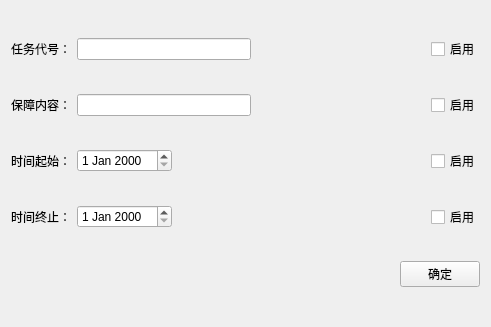
<?xml version="1.0" encoding="UTF-8"?>
<ui version="4.0">
 <class>AdvanceSearch</class>
 <widget class="QWidget" name="AdvanceSearch">
  <property name="geometry">
   <rect>
    <x>0</x>
    <y>0</y>
    <width>491</width>
    <height>327</height>
   </rect>
  </property>
  <property name="windowTitle">
   <string>Form</string>
  </property>
  <layout class="QVBoxLayout" name="verticalLayout_2">
   <item>
    <layout class="QHBoxLayout" name="horizontalLayout">
     <item>
      <widget class="QLabel" name="label">
       <property name="text">
        <string>任务代号：</string>
       </property>
      </widget>
     </item>
     <item>
      <widget class="QLineEdit" name="lineEdit"/>
     </item>
     <item>
      <spacer name="horizontalSpacer">
       <property name="orientation">
        <enum>Qt::Horizontal</enum>
       </property>
       <property name="sizeHint" stdset="0">
        <size>
         <width>40</width>
         <height>20</height>
        </size>
       </property>
      </spacer>
     </item>
     <item>
      <widget class="QCheckBox" name="checkBox">
       <property name="text">
        <string>启用</string>
       </property>
      </widget>
     </item>
    </layout>
   </item>
   <item>
    <layout class="QHBoxLayout" name="horizontalLayout_3">
     <item>
      <widget class="QLabel" name="label_2">
       <property name="text">
        <string>保障内容：</string>
       </property>
      </widget>
     </item>
     <item>
      <widget class="QLineEdit" name="lineEdit_2"/>
     </item>
     <item>
      <spacer name="horizontalSpacer_3">
       <property name="orientation">
        <enum>Qt::Horizontal</enum>
       </property>
       <property name="sizeHint" stdset="0">
        <size>
         <width>40</width>
         <height>20</height>
        </size>
       </property>
      </spacer>
     </item>
     <item>
      <widget class="QCheckBox" name="checkBox_2">
       <property name="text">
        <string>启用</string>
       </property>
      </widget>
     </item>
    </layout>
   </item>
   <item>
    <layout class="QHBoxLayout" name="horizontalLayout_4">
     <item>
      <widget class="QLabel" name="label_3">
       <property name="text">
        <string>时间起始：</string>
       </property>
      </widget>
     </item>
     <item>
      <widget class="QDateEdit" name="dateEdit"/>
     </item>
     <item>
      <spacer name="horizontalSpacer_4">
       <property name="orientation">
        <enum>Qt::Horizontal</enum>
       </property>
       <property name="sizeHint" stdset="0">
        <size>
         <width>40</width>
         <height>20</height>
        </size>
       </property>
      </spacer>
     </item>
     <item>
      <widget class="QCheckBox" name="checkBox_3">
       <property name="text">
        <string>启用</string>
       </property>
      </widget>
     </item>
    </layout>
   </item>
   <item>
    <layout class="QHBoxLayout" name="horizontalLayout_5">
     <item>
      <widget class="QLabel" name="label_4">
       <property name="text">
        <string>时间终止：</string>
       </property>
      </widget>
     </item>
     <item>
      <widget class="QDateEdit" name="dateEdit_2"/>
     </item>
     <item>
      <spacer name="horizontalSpacer_5">
       <property name="orientation">
        <enum>Qt::Horizontal</enum>
       </property>
       <property name="sizeHint" stdset="0">
        <size>
         <width>40</width>
         <height>20</height>
        </size>
       </property>
      </spacer>
     </item>
     <item>
      <widget class="QCheckBox" name="checkBox_4">
       <property name="text">
        <string>启用</string>
       </property>
      </widget>
     </item>
    </layout>
   </item>
   <item>
    <layout class="QHBoxLayout" name="horizontalLayout_2">
     <property name="sizeConstraint">
      <enum>QLayout::SetDefaultConstraint</enum>
     </property>
     <item>
      <spacer name="horizontalSpacer_2">
       <property name="orientation">
        <enum>Qt::Horizontal</enum>
       </property>
       <property name="sizeHint" stdset="0">
        <size>
         <width>40</width>
         <height>20</height>
        </size>
       </property>
      </spacer>
     </item>
     <item>
      <widget class="QPushButton" name="pushButton_2">
       <property name="text">
        <string>确定</string>
       </property>
      </widget>
     </item>
    </layout>
   </item>
  </layout>
 </widget>
 <resources/>
 <connections/>
</ui>
